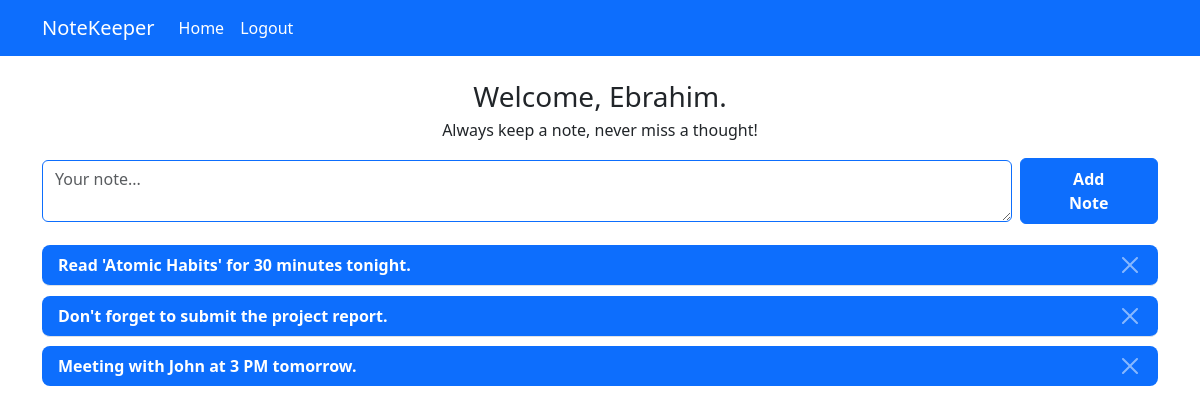
The app's page / (signed in) with its own data.
### website/models.py (models this page shows)
class User(db.Model, UserMixin):
    id = db.Column(db.Integer, primary_key=True)
    email = db.Column(db.String(150), unique=True)
    password = db.Column(db.String(150))
    full_name = db.Column(db.String(150))
    notes = db.relationship('Note')

class Note(db.Model):
    id = db.Column(db.Integer, primary_key=True)
    data = db.Column(db.String(10000))
    date = db.Column(db.DateTime(timezone=True), default=func.now())
    user_id = db.Column(db.Integer, db.ForeignKey('user.id'))

### website/views.py (the view, shortened to what this page needs)
@views.route('/', methods=['GET','POST'])
@login_required
def home():
    return render_template("home.html", user=current_user)

### website/__init__.py (called while the page is built)
def create_app():
    app = Flask(__name__)
    app.config["SECRET_KEY"] = "secert_key"
    app.config["SQLALCHEMY_DATABASE_URI"] = f'sqlite:///{DB_NAME}'
    db.init_app(app)
    from .views import views
    from .auth import auth
    app.register_blueprint(views, url_prefix='/')
    app.register_blueprint(auth, url_prefix='/')
    from .models import User, Note
    create_database(app)
    login_manager = LoginManager()
    login_manager.login_view = 'auth.login'
    login_manager.init_app(app)
    @login_manager.user_loader
    def load_user(id):
        return User.query.get(int(id))
    return app

### website/templates/home.html
{% extends "base.html" %} {% block title %}Home{% endblock %} {% block content
%}
<h3 align="center">Welcome, {{user.full_name.split()[0]}}.</h3>
<p align="center">Always keep a note, never miss a thought!</p>
<form method="POST" class="home-form">
  <textarea
    name="note"
    id="note"
    class="form-control"
    placeholder="Your note..."
  ></textarea>
  <div align="center">
    <button type="submit" class="btn btn-primary">Add Note</button>
  </div>
</form>
<ul class="list-group list-group-flush" id="notes">
  {% for note in user.notes[::-1] %}
  <li class="list-group-item">
    {{ note.data }}
    <button
      type="button"
      class="btn-close btn-close-white"
      onClick="deleteNote({{ note.id }})"
      aria-label="Close"
    ></button>
  </li>
  {% endfor%}
</ul>
{% endblock %}

### website/static/style.css (style rules this page uses)
body { width: 100%; height: 100vh; }
h3 { margin: 1.5rem 0 0.3rem; }
.home-form { display: grid; grid-template-columns: 7fr 1fr; align-items: center; align-content: center; gap: 0.5rem; margin: 0 auto; }
.home-form button { padding: 0.5rem 2rem; font-weight: 700; float: right; }
.home-form textarea { border: 1px solid #0d6efd; outline: none; }
#notes { margin: 1rem 0; }
#notes li { background-color: #0d6efd; color: #fff; font-weight: bold; border-radius: 0.5rem; margin: 0.3rem 0; }
button[type="button"] { float: right; color: #fff !important; border-radius: 0.3rem; }

### records on screen
User: full_name "Ebrahim"
Note: data "Read 'Atomic Habits' for 30 minutes tonight."
Note: data "Don't forget to submit the project report."
Note: data "Meeting with John at 3 PM tomorrow."
